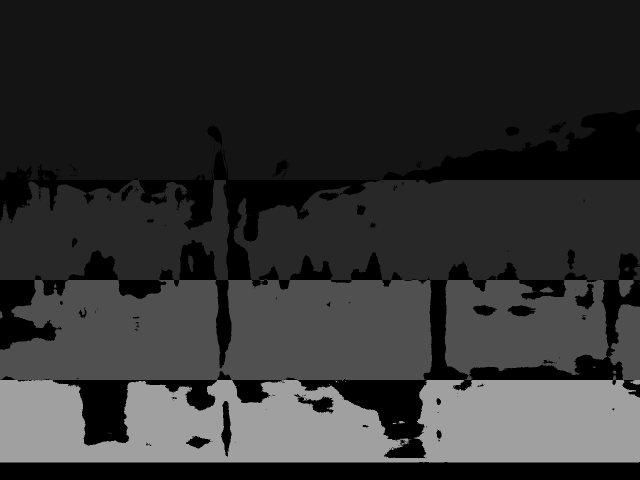
#> input picture code/mask_generator/gray-mask.png, 1280 x 960 px (shown at 1/2 size)
$ python gabor_threads_roi.py   (older library calls are emulated)
#> lines starting #> are read from the running program, lines starting #| are printed output that depends on the picture; pictures that were not available may be replaced by others from this repository, and a replacement may not be noted
import numpy as np
import cv2
import matplotlib.pyplot as plt  # Only used for debug imaging
import os
import time
from multiprocessing.pool import ThreadPool
import errno

DEBUG = False
RUN_TIMING = False


# Take data, plot it, and return a numpy array of the plotted graph image
# [22 lines left out: function data2np, not called in this run]


def build_filters(orientations=16, ksize=31):
    """
    Builds the filters using the values for ksize and # of orientations

    :param orientations:    The number of directional vectors to generate kernals for
    :param ksize:           The size of the Region to use for generating the vectors
    :return:                Gabor filters to use on the ROI
    """
    filters = []
    for theta in np.arange(0, np.pi, np.pi / orientations):
        kern = cv2.getGaborKernel((ksize, ksize), 4.0, theta, 10.0, 0.5, 0, ktype=cv2.CV_32F)
        kern /= 1.5*kern.sum()
        filters.append(kern)
    return filters


def process_threaded(img, filters):
    """
    Run the Gabor kernal filters on the ROI (which is the img), to generate the output pixel directions for each kernal

    :param img:         ROI - Region Of Interest to run the filters on.
    :param filters:     The filters that were generated by the build_filters method
    :return:            combined image max for each filter, and the individual results for each kernal orientation
    """
    kernal_results = np.empty((len(filters), img.shape[0], img.shape[1]), dtype=np.uint8)

    combined = np.zeros_like(img)
    kern_index = 0
    def f(kern):
        return cv2.filter2D(img, cv2.CV_8UC3, kern)

    pool = ThreadPool(processes=8)
    for fimg in pool.map(f, filters):
        kernal_results[kern_index, :, :] = fimg  # Put the image into an array we can use it outside
        kern_index += 1
        np.maximum(combined, fimg, combined)
    return combined, kernal_results


def run_gabor(color_image, filters, mask, image_filename, orientations=16, mode='training'):
    """
    Takes a source input image, runs the gabor filters on it, associates the location with a banded mask region,
        and saves it

    :param color_image:     The image to extract features from
    :param filters:         The return results from build_filters
    :param mask:            Banded image with different color values for each band to use as the classifications (Y)
    :param image_filename:  Name of the color_image file
    :param orientations:    Number of directions/orientations to split 360 into
    :param mode:            training/validation:
                                training = generate and save ROI Gabor extracted histograms
                                validation = Get Gabor histograms and return them for later use by an ANN to validate
    :return:                Complete set of all Histograms for the input color_image
    """
    directory, filename = os.path.split(image_filename)
    filename_minus_ext, ext = os.path.splitext(filename)

    # Convert to grayscale so we don't get multiple "votes" per pixel per kernal/orientation
    img = cv2.cvtColor(color_image, cv2.COLOR_BGR2GRAY)

    # run each of the N Gabor kernals (directions) once across the entire image producing N images (one for each direction/kernal)
    combined_image, kernal_results = process_threaded(img, filters)

    # From those, at each pixel position, take the maximum response at that position indicating the "direction" of that pixel. 0, 1, 2, .... , N
    # produce an array with these direction values for each pixel
    pixel_directions = np.argmax(kernal_results, axis=0)
    pixel_directions = pixel_directions.astype(np.uint8)

    # Create the folder to put the HOG files if none exists. Try except handles race condition, unlike straight makedirs
    if mode == 'training':
        output_directory = './HOG_GABOR/'
        try:
            os.makedirs(output_directory)
        except OSError as e:
            if e.errno != errno.EEXIST:
                print("Could not create or find HOG Files directory")
                raise

        output_file = open(output_directory + filename_minus_ext + "_hog.csv", 'w')

    band_map = np.unique(mask)
    all_gabors = []

    # grab ROI from the produced array (say 45x45, or whatever)
    roi_size_y = 31
    roi_size_x = 31
    roi_size = (roi_size_y, roi_size_x)
    for y in range(0, pixel_directions.shape[0], roi_size[0]):
        for x in range(0, pixel_directions.shape[1], roi_size[1]):

            # Get the masks Region of Interest
            roi_mask = mask[y:y + roi_size[0], x:x + roi_size[1]]

            band_min = np.min(roi_mask)

            # Check if this region is completely inside a band
            if (band_min == np.max(roi_mask) and band_min != 0) or mode == 'validation':  # Exclude the color 0, which is regions we do not want
                # calculate/Count up the total of each value in image as a histogram of directions in the image
                roi = pixel_directions[y:y + roi_size[0], x:x + roi_size[1]]
                unique, unique_counts = np.unique(roi, return_counts=True)

                # A region may not always have values for ALL bins, so create an array and place what we get in it
                bins = np.zeros((orientations,))
                bins[unique] = unique_counts

                # Generate color histogram
                roi_color = color_image[y:y + roi_size[0], x:x + roi_size[1]]
                color_hist = create_color_histogram(roi_color)
                color_hist = np.array(color_hist).flatten()

                # Get the band in a 1,2,3,4 etc fashion
                band = np.where(band_map == band_min)[0][0]

                # store those ROI Histograms in a file
                if mode == 'training':
                    save_hogs(bins, (y, x), band, output_file, color_hist=color_hist)

                combined_features = np.hstack((band, bins, color_hist, (y, x)))
                all_gabors.append(combined_features)

                # Display the Region during debug mode for examples
                if (np.argmax(bins) > 0) and DEBUG is True:
                    display_histogram(bins, color_image, combined_image, img, roi, roi_size, x, y)

            else:
                print("Tossing region", y, x) if DEBUG else None

    if mode == 'training':
        output_file.close()

    # run the data from the files through ANN
    return np.vstack(all_gabors)


# [44 lines left out: function display_histogram, not called in this run]


def create_color_histogram(image, bins=8):
    """
    Calculates the Color histogram for an image and returns a 3 element Python array of arrays of size bins
    The size of each array element is [(blues),(greens),(reds)].  Where (color) length = bins count.

    :param image: any size image to perform the histogram on
    :param bins: (default: 8) - the number of separate slots/groups/bins.  8 means 0-7 is bin 1, 8-15 is bin 2, etc
    :return: A Python List of length 3, where each element contains an array of bin values for that color channel.
    """

    colors = []
    # Loop over the three colors (Blue, Green, Red) (OpenCV has this order)
    for i in range(0, 3):
        colors.append(cv2.calcHist([image], [i], None, [bins], [0, 256]))

    return colors


# Save the hog information for a single HOG/Region
# Along with the coordinates, and the band prediction.
def save_hogs(hog_info, region_coords, band, output_file, color_hist=None):
    """
    Saves the HOG generated from the single ROI to the file

    :param hog_info: the data from the HOG to be saved
    :param region_coords: The X,Y position of the upper left of the ROI
    :param band: This is the "Y" value or prediction/category/classification
    :param output_file: already opened file to save to
    :return: nothing
    """
    csv_hog_info = ','.join([('%f' % num).rstrip('0').rstrip('.') for num in hog_info])
    csv_region_coords = ','.join(['%d' % num for num in region_coords])

    output_file.write(str(band))
    output_file.write(',')
    output_file.write(str(csv_hog_info))
    output_file.write(',')

    if color_hist is not None:
        csv_color_hist = ','.join([('%f' % num).rstrip('0').rstrip('.') for num in color_hist])
        output_file.write(str(csv_color_hist))
        output_file.write(',')

    output_file.write(str(csv_region_coords))
    output_file.write('\n')


# [33 lines left out: functions load_hogs_csv, resize_image_to_mask, not called in this run]


def run_gabor_on_directory(directory, mask):
    """
    Using an input directory, run the Gabor filter feature extraction on each image in that directory,
        saving the results to a csv file for later us in the neural network file.

    :param directory:   Location where images are that need to be used to TRAIN the ANN
    :param mask:        mask used to decide which part of an image belongs to what cateogry/band.
    """
    start_time = time.time()

    orientations = 16
    filters = build_filters(orientations)

    for filename in os.listdir(directory):
        print("Start: ", filename)
        combined_filename = os.path.join(directory, filename)
        image_color = cv2.imread(combined_filename)

        # Make sure the image was loaded, if not, probably an invalid file format (text file?)
        if image_color is None:
            print('Invalid file:', filename)
            continue

        # Make sure the images are the correct dimensions, if not, resize to mask size
        if mask.shape[0:2] != image_color.shape[0:2]:
            print('Image size mismatch, resizing:', filename)
            image_color = resize_image_to_mask(image_color, mask)

        # Generate and save ALL hogs for this image
        result = run_gabor(image_color, filters, mask, combined_filename, orientations, mode='training')

    print("Total Runtime:", time.time() - start_time)


if __name__ == '__main__':
    mask_filename = r"../mask_generator/gray-mask.png"

    # real mask
    mask = cv2.imread(mask_filename, cv2.IMREAD_GRAYSCALE)
#> mask is the input picture: shape (960, 1280); min 0, max 160, mean 49.5

    run_gabor_on_directory(r'../image_subtractor/images/', mask)
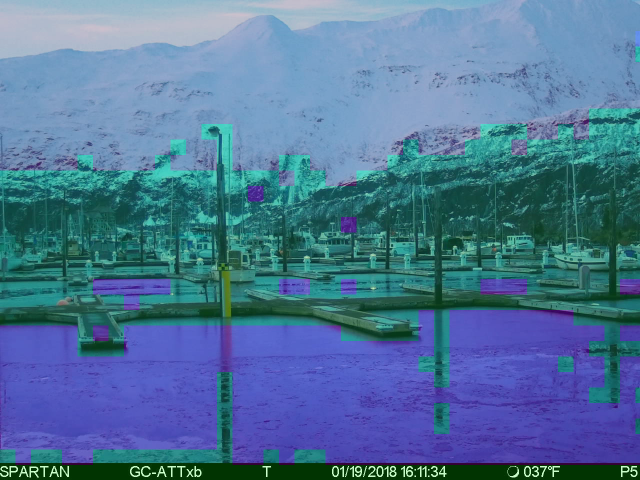
#> input picture code/hog_generator/Pixel Classification_600_training_images.png, 1280 x 960 px, given as the content of the folder ../image_subtractor/images/, which was not available (shown at 1/2 size)
#> in run_gabor_on_directory, image_color is the input picture: shape (960, 1280, 3); mean B, G, R 151.8, 116.5, 78.2
#> in run_gabor, `img = cv2.cvtColor(color_image, cv2.COLOR_BGR2GRAY)`:
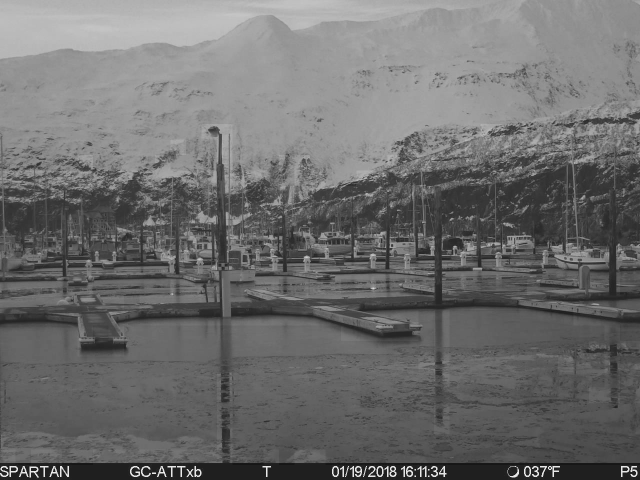
#> img: shape (960, 1280) (shown at 1/2 size); min 21, max 234, mean 109.1
#> after the loop in process_threaded, `for fimg in pool.map(f, filters):`:
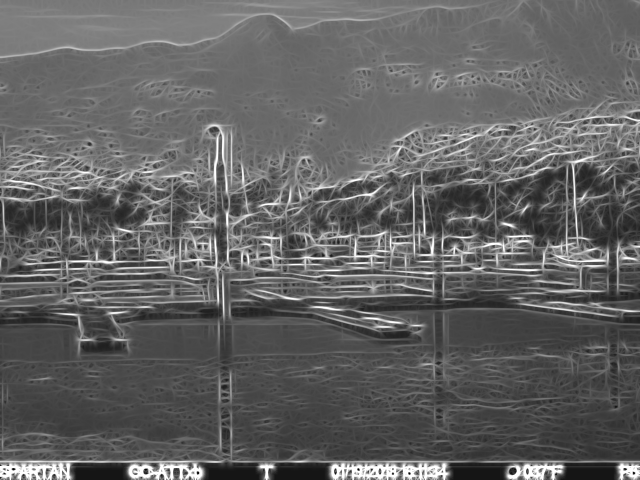
#> combined: shape (960, 1280) (shown at 1/2 size); min 0, max 255, mean 98.4
#> in run_gabor, `pixel_directions = np.argmax(kernal_results, axis=0)`:
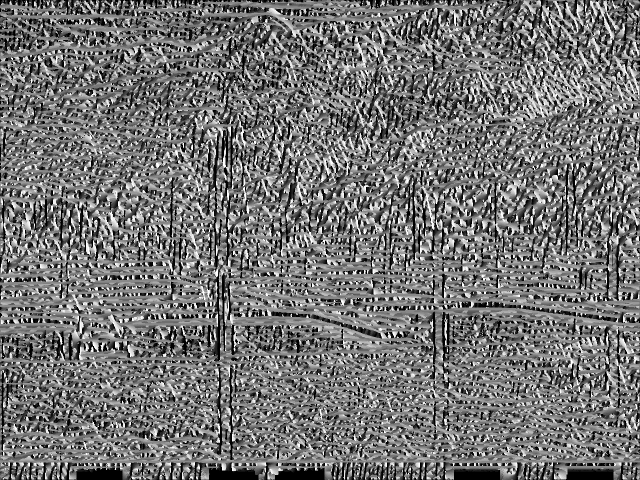
#> pixel_directions: shape (960, 1280) int64 (shown at 1/2 size); min 0, max 15, mean 6.79; drawn with min black and max white
#> in run_gabor, `band_map = np.unique(mask)`: band_map = [0, 20, 40, 80, 160]
#> after the loop in run_gabor, `for y in range(0, pixel_directions.shape[0], roi_size[0]):`: all_gabors = 771 items
#> in run_gabor, `return np.vstack(all_gabors)`:
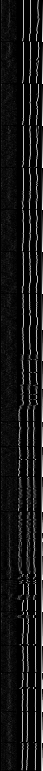
#> returned value: shape (771, 43) float64; min 0, max 1271, mean 111.2; drawn with min black and max white
    #run_gabor_on_directory(r'C:\Users\thisisme1\Downloads\Spartan - Cell-20180124T191933Z-001\Spartan - Cleaned/', mask)
